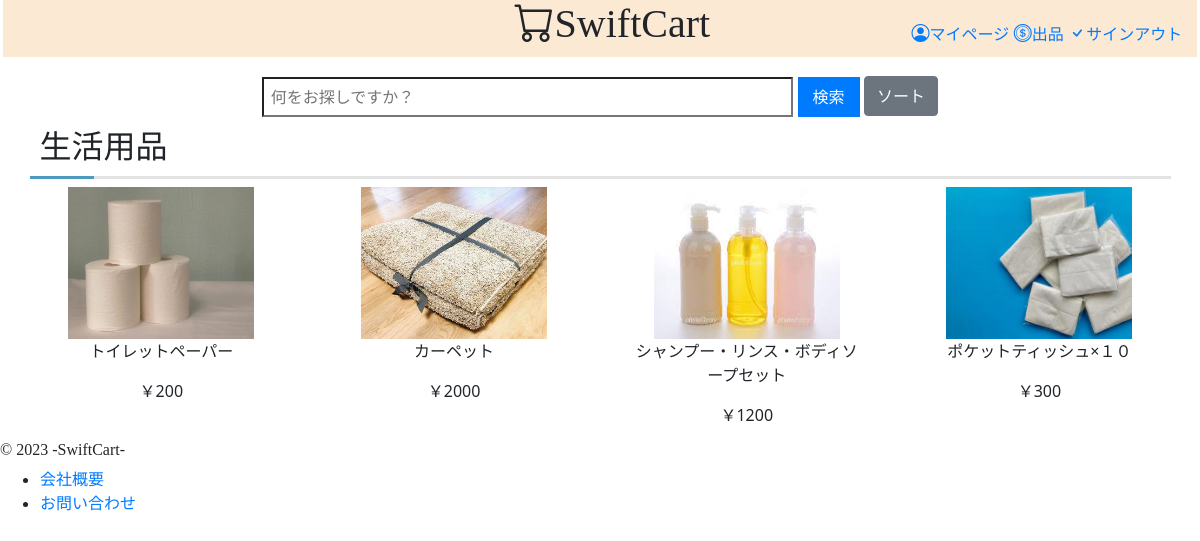
Screenshot of /home/Genre/4/1/ with the database file from the repository.
### app/models.py (models this page shows)
class Product(models.Model):
    product_name = models.CharField(max_length=200) # 商品名
    category = models.IntegerField(default=0) # カテゴリー (1:食品, 2:衣類, 3:小物, 4:生活用品, 5:デバイス)
    price = models.IntegerField(default=0) # 値段
    image = models.ImageField(upload_to='img/') # 商品画像
    seller_id = models.IntegerField(default=0) # 出品者ID
    comment = models.TextField(null=True) # 出品者コメント
    buyer_id = models.IntegerField(default=0) # 購入者ID
    review = models.TextField(null=True) # 購入者レビュー
    like = models.IntegerField(default=0) # いいね数

### app/views.py (the view)
# urls.py: path('home/Genre/<int:productcategory>/<int:user_id>/', app.views.home_Genre, name='home_Genre'),
def home_Genre(request, user_id, productcategory):
    search = None
    results = None
    if request.method == 'POST':
        search = request.POST.get('search')
        results = Product.objects.filter(product_name__icontains=search, buyer_id=0 ,category = productcategory)
    context = {
        "user": User.objects.get(id=user_id),
        "search": search,
        "results": results
    }
    sort_key = f"products{productcategory}"
    categories_templates = {
        1: 'app/home_foods.html',
        2: 'app/home_clothes.html',
        3: 'app/home_acce.html',
        4: 'app/home_life.html',
        5: 'app/home_device.html',
    }
    category_filters = {
        'posted_at': 'id',
        '-posted_at': '-id',
        'price': 'price',
        '-price': '-price',
        'like': 'like',
        '-like': '-like'
    }
    category_id = int(productcategory)
    template = categories_templates.get(category_id)
    if template:
        product_filter = Product.objects.filter(category=category_id, buyer_id=0).order_by('-id')
        if 'sort' in request.GET:
            sort_option = request.GET['sort']
            sort_field = category_filters.get(sort_option)
            if sort_field:
                product_filter = product_filter.order_by(sort_field)
        context[sort_key] = product_filter
        return render(request, template, context)
    else:
        return HttpResponse("Invalid category")

### app/templates/app/home_life.html (shortened to what this page needs)
{% load static %}
<!DOCTYPE html>
<html lang="ja">
<head>
    <link rel="stylesheet" href="https://cdn.jsdelivr.net/npm/bootstrap-icons@1.10.5/font/bootstrap-icons.css">
    <link href="{% static 'app/css/home_foods.css' %}" rel="stylesheet" type="text/css">
    <link rel="stylesheet" href="https://cdn.jsdelivr.net/npm/bootstrap@4.1.3/dist/css/bootstrap.min.css">
</head>
<body>
    <header>
        <div style="margin-left: 1.5%" >
        <div style="margin-right: 1.5%;">
        <div class="row">
            <div class="col-sm-8 col-12 text-sm-right text-center title"><h1 class="bi bi-cart title_12" id="backhome" >SwiftCart</h1></div>
            <div class="col-sm-4 col-12" >
                <div class="menu">
                <a href="{% url 'mypage' user.id %}">
                    <i class="bi bi-person-circle icon" style="font-size: large;"></i>マイページ</a>
                <a href="{% url 'sell' user.id %}"><i class="bi bi-coin icon" style="font-size: large;"></i>出品</a>
                <a href="{% url 'notlogin' %}"><i class="bi bi-check icon" style="font-size: large;"></i>サインアウト</a>
                </div>
            </div>
        </div>
        <div class="row">
            <div class="col-1"></div>
                <div class="col-10">
                    <form action="" method="post">
                        <div class="inputbar">
                            <input type="search" width="200%" placeholder=" 何をお探しですか？ " name="search">
                            <button type="submit">検索</button>
                            <div class="dropdown">
                                <button class="btn btn-secondary" type="button" data-toggle="dropdown">ソート</button>
                            </div>
                        </div>
                    </form>
                </div>
                <div class="col-1"></div>
                </div>
        </div>
        </div>
    </header>
    <main>
        <section class="featured-products">
                <div style="margin-left: 2.5%" >
                <div style="margin-right: 2.5%;">
                <h2 >生活用品</h2>
                <div class="flex-column" style="text-align: center; margin-bottom: -2%;">
                    <div class="row">
                        {% if products4 %}
                        {% for prod in products4 %}
                            <div class="col-lg-3 col-md-4 col-sm-6 col-6">
                                <div class="container">
                                    <a href="{% url 'detail' user.id prod.id %} " style="text-decoration:none; color:inherit;">
                                        <img src="{{ prod.image.url }}" >
                                        <p style="word-break: break-all;display: -webkit-box; -webkit-box-orient: vertical; -webkit-line-clamp: 2; overflow: hidden; cursor: pointer;" class="product">{{ prod.product_name }}</p>
                                        <p style="word-break: break-all;" class="product price">￥{{ prod.price }}</p>
                                    </a>
                                </div>
                            </div>
                        {% endfor %}
                    {% else %}
                        <p style="margin-left: 32px;">出品されている商品はありません</p>
                    {% endif %}
                    </div>
                </div>
        </div>
        </div>
    </section>
    </main>
    <footer>
        <h6 style="margin-top: 20px; font-family: serif;">&copy; 2023 -SwiftCart-</h6>
        <ul>
            <li><a href="https://www.iniad.org/">会社概要</a></li>
            <li><a href="https://www.iniad.org/contact/">お問い合わせ</a></li>
        </ul>
    </footer>
</body>
</html>

### app/static/app/css/home_foods.css (style rules this page uses)
button { padding: 8px 15px; height: 40px; background-color: #007bff; color: #fff; border: none; border-radius: 5px; cursor: pointer; transition: background-color 0.3s ease; }
.inputbar { text-align: center; }
input { height: 40px; width: 55%; }
.dropdown { display: inline-block; top: -2.5px; }
.title { font-family: serif; cursor: pointer; background-color: rgb(252, 233, 211); margin-bottom: 20px; padding-bottom: 0.1%; }
@media (min-width: 576px) { .col-sm-4 { background-color: rgb(252, 233, 211); margin-bottom: 20px; padding-top: 10px; text-align: right; } }
@media (min-width: 576px) { .title_12 { margin-right: 9.67%; } }
@media (min-width: 576px) { .menu { padding-top: 6px; } }
@media (max-width: 1500px) { .menu { font-size:100%; padding-top: 10px; } }
h2 { font-weight: bold; border-bottom: 3px solid #e3e3e3; padding: 0.3em; margin-bottom: 0.3em; position: relative; }
h2::after { content: ''; background-color: #4c9ac0; width: 2em; height: 3px; position: absolute; bottom: -3px; left: 0; z-index: 1; }
.product { font-size: medium; font-family:system-ui, -apple-system, BlinkMacSystemFont, 'Segoe UI', Roboto, Oxygen, Ubuntu, Cantarell, 'Open Sans', 'Helvetica Neue', sans-serif; }
img { background-color: #f4f4f4; }
.container { width: 75%; height: 80%; position: relative; }
.container img { width: 80%; aspect-ratio: 16/13; / }

### rows the page displays
Product: image (picture), product_name "トイレットペーパー", price "200"
Product: image (picture), product_name "カーペット", price "2000"
Product: image (picture), product_name "シャンプー・リンス・ボディソープセット", price "1200"
Product: image (picture), product_name "ポケットティッシュ×１０", price "300"
